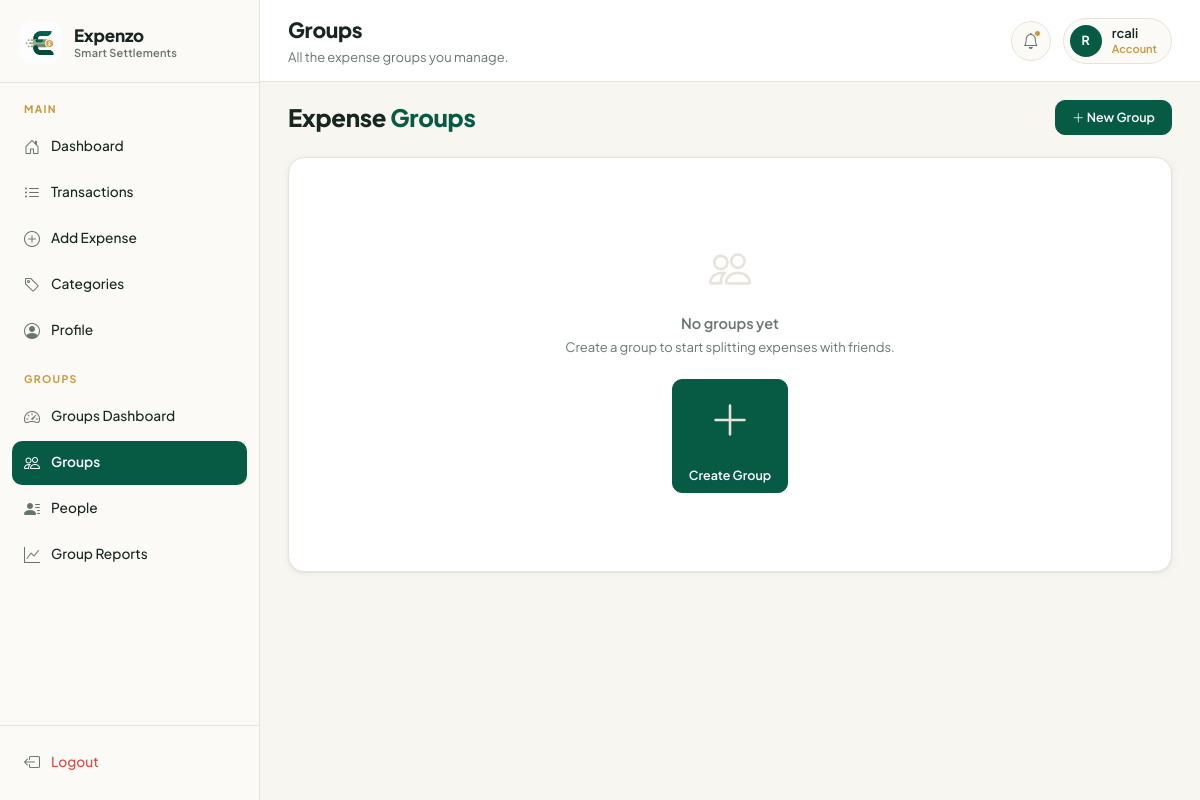
Page /groups/ (signed in) on the earlier database version.
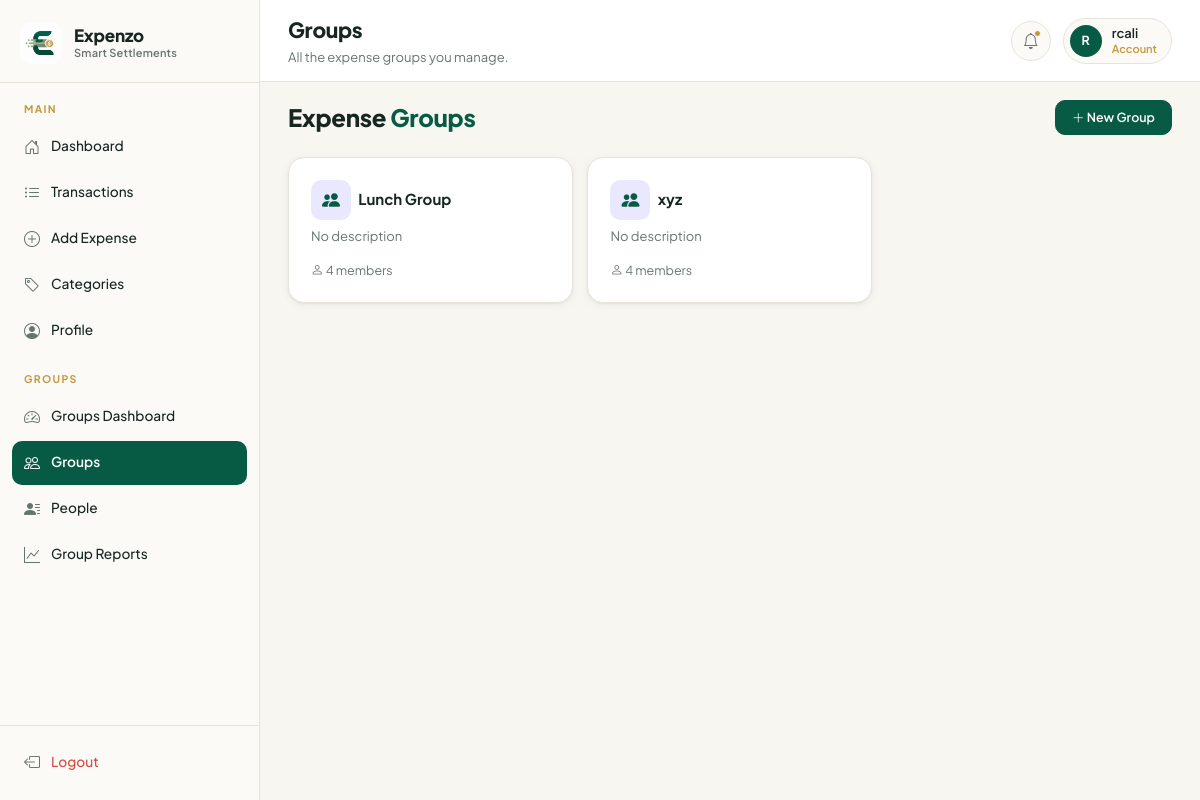
Same page on the later database version.
### tracker/models.py (models this page shows, shortened)
class ExpenseGroup(models.Model):
    user = models.ForeignKey(settings.AUTH_USER_MODEL, on_delete=models.CASCADE, related_name='expense_groups')
    name = models.CharField(max_length=150)
    description = models.TextField(blank=True)
    members = models.ManyToManyField(Person, through='GroupMember', related_name='groups')
    created_at = models.DateTimeField(auto_now_add=True)
    updated_at = models.DateTimeField(auto_now=True)
    class Meta:
        ordering = ['-created_at']

### tracker/views.py (the view)
# urls.py: path('groups/', views.ExpenseGroupListView.as_view(), name='group_list'),
class ExpenseGroupListView(LoginRequiredMixin, ListView):
    model = ExpenseGroup
    template_name = 'groups/group_list.html'
    context_object_name = 'groups'
    def get_queryset(self):
        return ExpenseGroup.objects.filter(user=self.request.user).prefetch_related('members')

### tracker/templates/groups/group_list.html (shortened to what this page needs)
{% extends 'base.html' %}
{% block topbar_title %}Groups{% endblock %}
{% block topbar_desc %}All the expense groups you manage.{% endblock %}
{% block content %}
<div class="d-flex justify-content-between align-items-center mb-4">
  <h5 class="page-heading mb-0">Expense <span>Groups</span></h5>
  <a href="{% url 'group_create' %}" class="btn btn-primary btn-sm">
    <i class="bi bi-plus-lg"></i> New Group
  </a>
</div>
{% if groups %}
<div class="row g-3">
  {% for group in groups %}
  <div class="col-md-6 col-xl-4">
    <a href="{% url 'group_detail' group.pk %}" class="card h-100" style="display:block; color: inherit;">
      <div class="card-body">
        <div class="d-flex align-items-center gap-2 mb-2">
          <div style="width:40px; height:40px; background: rgba(108,99,255,.15); border-radius: 10px; display:flex; align-items:center; justify-content:center; color: var(--clr-primary); font-size: 18px;">
            <i class="bi bi-people-fill"></i>
          </div>
          <span style="font-weight: 700; font-size: 15px; color: var(--clr-white);">{{ group.name }}</span>
        </div>
        <p style="color: var(--clr-muted); font-size: 13px; min-height: 18px;">{{ group.description|default:"No description" }}</p>
        <div style="font-size: 12.5px; color: var(--clr-muted);">
          <i class="bi bi-person"></i> {{ group.members.count }} member{{ group.members.count|pluralize }}
        </div>
      </div>
    </a>
  </div>
  {% endfor %}
</div>
{% else %}
<div class="card">
  <div class="card-body">
    <div class="empty-state">
      <i class="bi bi-people"></i>
      <h6>No groups yet</h6>
      <p style="color: var(--clr-muted); font-size: 13px;">Create a group to start splitting expenses with friends.</p>
      <a href="{% url 'group_create' %}" class="btn btn-primary btn-sm mt-2">
        <i class="bi bi-plus-lg"></i> Create Group
      </a>
    </div>
  </div>
</div>
{% endif %}
{% endblock %}

Differences in the rows shown:
added ExpenseGroup: name "Lunch Group", description "No description", members.count "4"
added ExpenseGroup: name "xyz", description "No description", members.count "4"
Other differences:
text no longer shown: "No groups yet Create a group to start splitting expenses with friends. Create Group"
